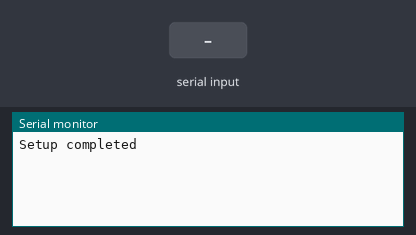
This sketch was run on a simulated Arduino Uno, built with avr-gcc and run on an emulated ATmega328P. Shown: the last lines printed to the serial monitor. The test bench sets the inputs (shaded band).

Above: at 1.2 s.
1.3 s: "a" received over Serial
At 2.5 s:
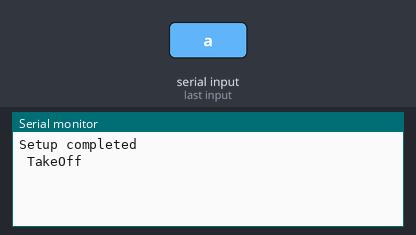
2.8 s: "L" received over Serial
At 3.6 s:
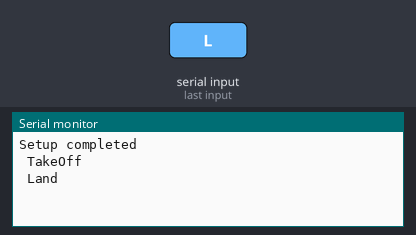
4.3 s: "p" received over Serial
At 4.7 s:
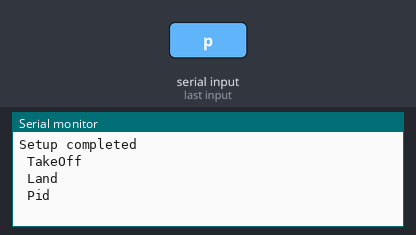
5.8 s: "t" received over Serial
At 7.0 s:
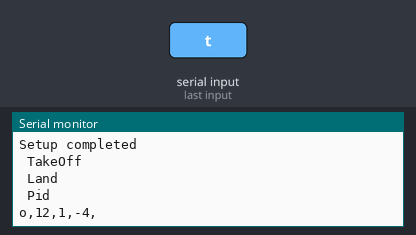
7.3 s: "s" received over Serial
At 8.2 s:
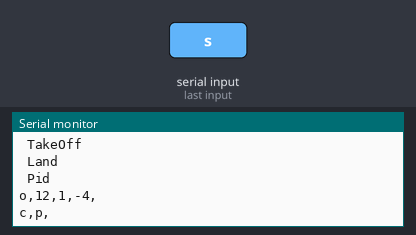

Measured:
- after the input at 1.3 s, the serial monitor: prints a new line at once (image 1)
- after the input at 2.8 s, the serial monitor: prints a new line at once (image 2)
- after the input at 4.3 s, the serial monitor: prints a new line at once (image 3)
- after the input at 5.8 s, the serial monitor: prints a new line at once (image 4)
- after the input at 7.3 s, the serial monitor: prints a new line at once (image 5)

The sketch:

bluetoothTest.ino
```cpp
#include <SoftwareSerial.h>

//int bluetoothTx = 10;
//int bluetoothRx = 11;

//SoftwareSerial bluetooth(bluetoothTx, bluetoothRx);

void setup()
{
  //Setup usb serial connection to computer
  Serial.begin(115200);
//  //Setup Bluetooth serial connection to android
//  bluetooth.begin(115200);
//  bluetooth.print("$$$");
//  delay(100);
//  bluetooth.println("U,9600,N");
//  bluetooth.begin(9600);
  Serial.println("Setup completed");
}

void loop()
{
  //Read from bluetooth and write to usb serial
  //if(bluetooth.available())
  //{
    /*
    char toSend = (char)bluetooth.read();
    Serial.print(" Receiving: ");
    Serial.println(toSend);
  }*/

  //Read from usb serial to bluetooth
  if(Serial.available())
  {
    char modeS = Serial.read();

    if (modeS == 'a')
    {
      Serial.println(" TakeOff ");
    }
    if (modeS == 'L')
    {
      Serial.println(" Land ");
    }
    if (modeS == 'p')
    {
      Serial.println(" Pid ");
    }
    if (modeS == 't')
    {
      Serial.println("o,12,1,-4,");
    }
    if (modeS == 's')
    {
      Serial.println("c,p,");
    }

//    Serial.print(" Writing Blu: ");
//    Serial.println(modeS);
    //bluetooth.print(modeS);
  }
}
```
